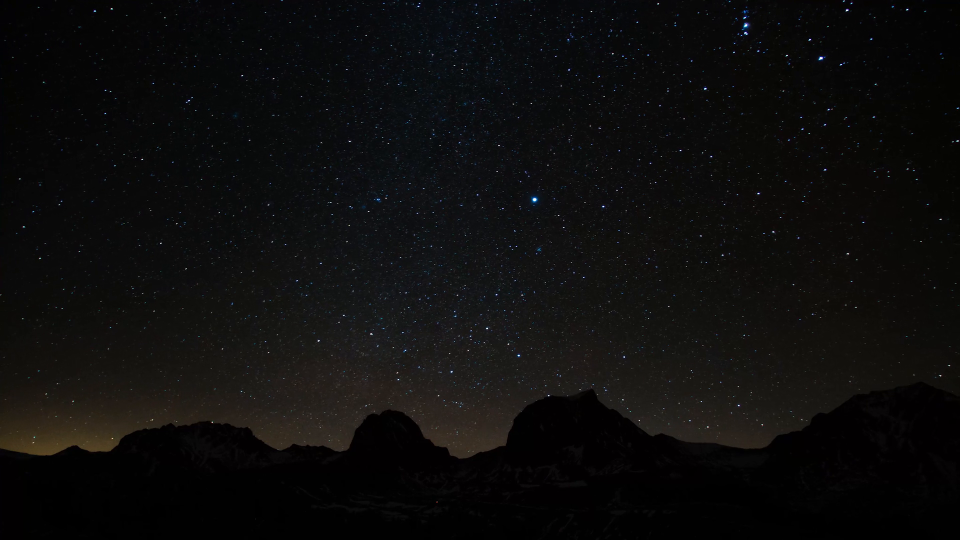
#> input picture frame 14 of projects/Students/544/gr2/kamilya/in.mp4, 1920 x 1080 px (shown at 1/2 size)
$ python bilyalova.py
#> lines starting #> are read from the running program, lines starting #| are printed output that depends on the picture; after the words box and inside, x2 and y2 are one past the last pixel; in counts of white or black regions, pixels touching at a corner belong together
import cv2
#cap=cv2.VideoCapture(0)
video=cv2.VideoCapture('in.mp4')
while True:
    #tr,frame=cap.read()
    tr,frameV=video.read()
#> frameV is the input picture: shape (1080, 1920, 3); mean B, G, R 12.1, 12.5, 13
    if not tr:
        video=cv2.VideoCapture('in.mp4')
        tr,frameV=video.read()
    frame_HSV=cv2.cvtColor(frameV,
                           cv2.COLOR_BGR2HSV)
#> frame_HSV: shape (1080, 1920, 3); mean H, S, V 51.1, 64.5, 14.2
    clr_low=(0,0,110)
    clr_high=(180,70,255)
    frame_clr=cv2.inRange(frame_HSV,
                          clr_low,
                          clr_high)
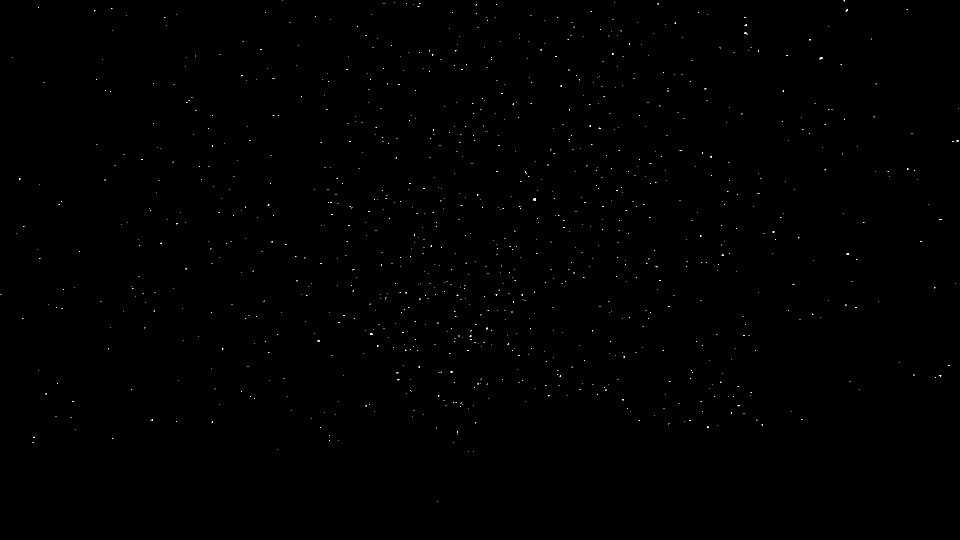
#> frame_clr: shape (1080, 1920) (shown at 1/2 size); 0.11% white in thin lines or dots
    cv2.imshow('video',frameV)
    cv2.imshow('mask', frame_clr)
    #cv2.imshow('main', frame)
    if cv2.waitKey(1)==ord ('q'):
#> (key Esc is pressed here)
        break

cap.release()
cv2.destroyAllWindows()

$ run again, starting later in the video
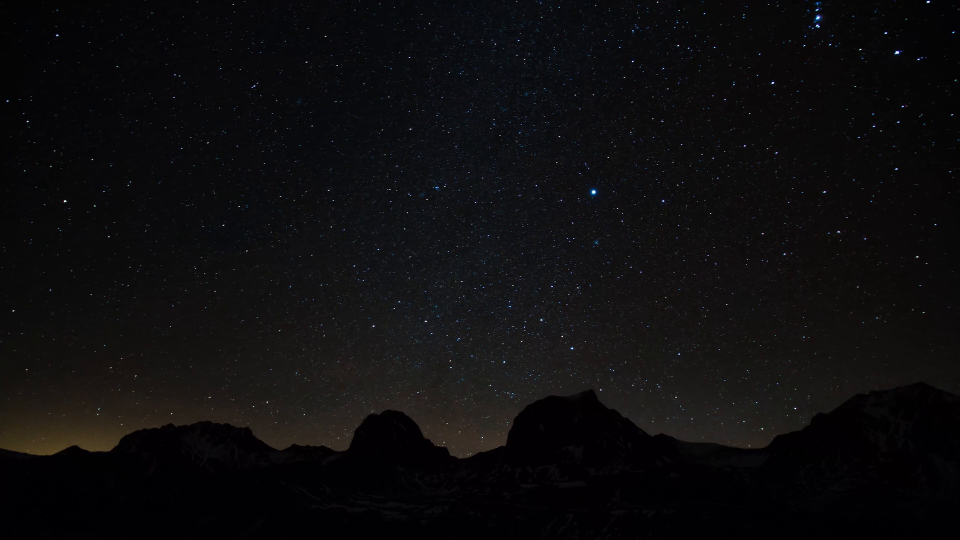
#> input picture frame 63 of projects/Students/544/gr2/kamilya/in.mp4, 1920 x 1080 px (shown at 1/2 size)
#> frameV is the input picture: shape (1080, 1920, 3); mean B, G, R 13.8, 12.5, 13.5
#> frame_HSV: shape (1080, 1920, 3); mean H, S, V 88.7, 88.4, 15.3
#> `frame_clr=cv2.inRange(frame_HSV, clr_low, clr_high)`:
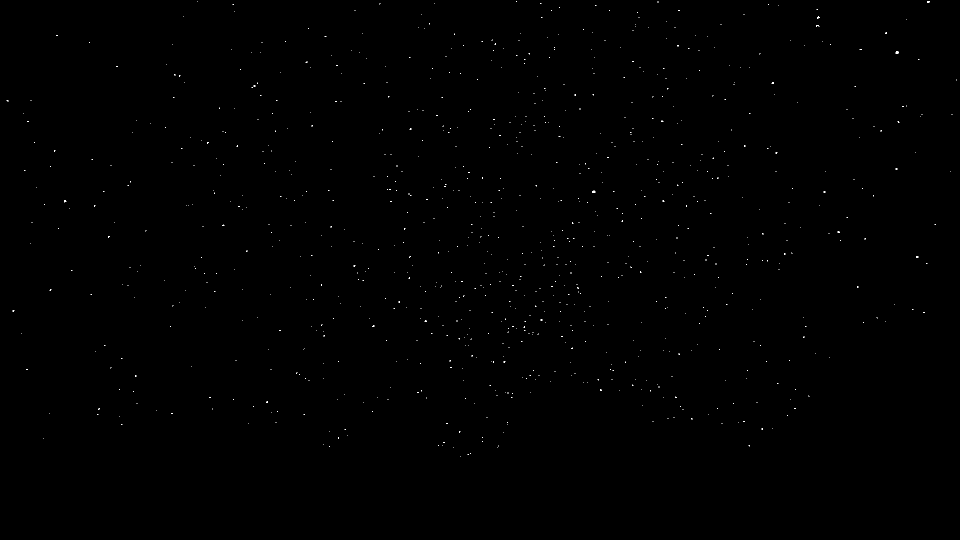
#> frame_clr: shape (1080, 1920) (shown at 1/2 size); 0.11% white in thin lines or dots, all inside (x1, y1, x2, y2) = (13, 2, 1913, 913)

$ run again, starting later in the video
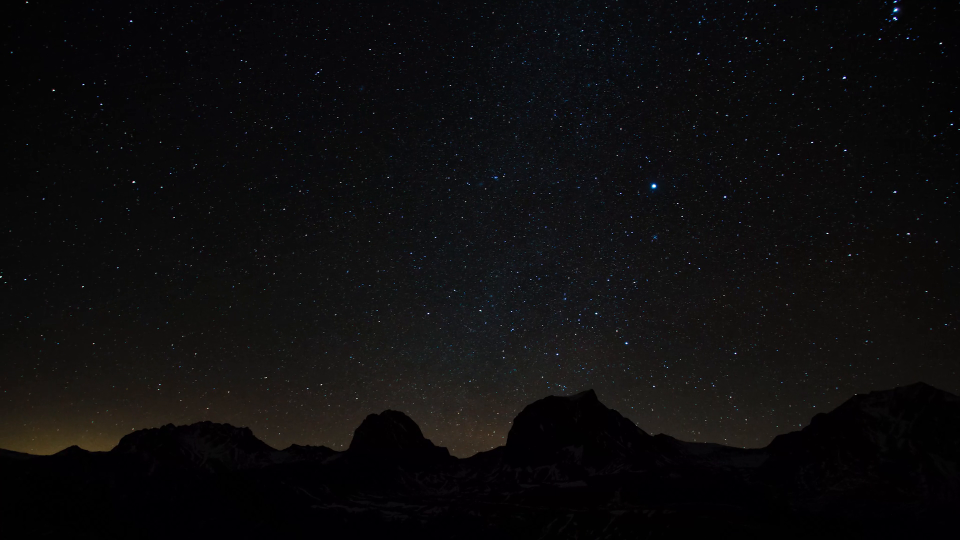
#> input picture frame 112 of projects/Students/544/gr2/kamilya/in.mp4, 1920 x 1080 px (shown at 1/2 size)
#> frameV is the input picture: shape (1080, 1920, 3); mean B, G, R 13.1, 12.5, 13.3
#> frame_HSV: shape (1080, 1920, 3); mean H, S, V 69.3, 74.9, 14.8
#> `frame_clr=cv2.inRange(frame_HSV, clr_low, clr_high)`:
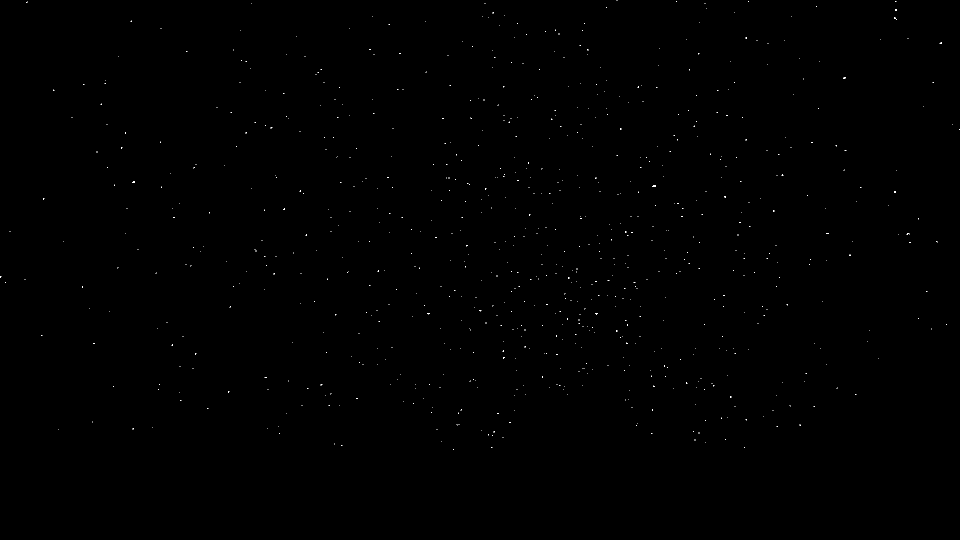
#> frame_clr: shape (1080, 1920) (shown at 1/2 size); 0.09% white in thin lines or dots, all inside (x1, y1, x2, y2) = (0, 0, 1920, 900)
